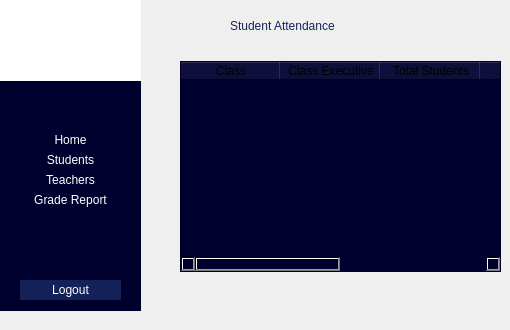
    <widget class="QWidget" name="pageMarkStudentAttendance">
     <widget class="QFrame" name="frame_16">
      <property name="geometry">
       <rect>
        <x>0</x>
        <y>-10</y>
        <width>141</width>
        <height>321</height>
       </rect>
      </property>
      <property name="styleSheet">
       <string notr="true">background-color: rgb(0, 0, 47);</string>
      </property>
      <property name="frameShape">
       <enum>QFrame::Shape::StyledPanel</enum>
      </property>
      <property name="frameShadow">
       <enum>QFrame::Shadow::Raised</enum>
      </property>
      <widget class="QPushButton" name="pushButton_20">
       <property name="geometry">
        <rect>
         <x>20</x>
         <y>140</y>
         <width>101</width>
         <height>20</height>
        </rect>
       </property>
       <property name="styleSheet">
        <string notr="true">border-radius:0px;
color:white;
font: 700 10pt &quot;Calibri&quot;;
</string>
       </property>
       <property name="text">
        <string>Home</string>
       </property>
      </widget>
      <widget class="QPushButton" name="pushButton_38">
       <property name="geometry">
        <rect>
         <x>20</x>
         <y>200</y>
         <width>101</width>
         <height>20</height>
        </rect>
       </property>
       <property name="styleSheet">
        <string notr="true">border-radius:0px;
color:white;
font: 700 10pt &quot;Calibri&quot;;
</string>
       </property>
       <property name="text">
        <string>Grade Report</string>
       </property>
      </widget>
      <widget class="QPushButton" name="pushButton_39">
       <property name="geometry">
        <rect>
         <x>20</x>
         <y>290</y>
         <width>101</width>
         <height>20</height>
        </rect>
       </property>
       <property name="styleSheet">
        <string notr="true">background-color: rgb(21, 34, 89,255);
color:white;
font: 700 10pt &quot;Calibri&quot;;
border-color: rgb(21, 34, 89);
border-radius:0;
border-style:none;</string>
       </property>
       <property name="text">
        <string>Logout</string>
       </property>
      </widget>
      <widget class="QLabel" name="label_53">
       <property name="geometry">
        <rect>
         <x>0</x>
         <y>0</y>
         <width>141</width>
         <height>91</height>
        </rect>
       </property>
       <property name="styleSheet">
        <string notr="true">background-color: rgb(255, 255, 255);</string>
       </property>
       <property name="text">
        <string/>
       </property>
       <property name="pixmap">
        <pixmap resource="school-logo.qrc">:/school-logo/new/prefix1/images/School Logo.jpeg</pixmap>
       </property>
       <property name="scaledContents">
        <bool>true</bool>
       </property>
      </widget>
      <widget class="QPushButton" name="pushButton_40">
       <property name="geometry">
        <rect>
         <x>20</x>
         <y>160</y>
         <width>101</width>
         <height>20</height>
        </rect>
       </property>
       <property name="styleSheet">
        <string notr="true">border-radius:0px;
color:white;
font: 700 10pt &quot;Calibri&quot;;
</string>
       </property>
       <property name="text">
        <string>Students</string>
       </property>
      </widget>
      <widget class="QPushButton" name="pushButton_41">
       <property name="geometry">
        <rect>
         <x>20</x>
         <y>180</y>
         <width>101</width>
         <height>20</height>
        </rect>
       </property>
       <property name="styleSheet">
        <string notr="true">border-radius:0px;
color:white;
font: 700 10pt &quot;Calibri&quot;;
</string>
       </property>
       <property name="text">
        <string>Teachers</string>
       </property>
      </widget>
     </widget>
     <widget class="QTableWidget" name="tableWidget_3">
      <property name="geometry">
       <rect>
        <x>180</x>
        <y>61</y>
        <width>321</width>
        <height>211</height>
       </rect>
      </property>
      <property name="styleSheet">
       <string notr="true">background-color: rgb(0, 0, 47);</string>
      </property>
      <column>
       <property name="text">
        <string>Class</string>
       </property>
      </column>
      <column>
       <property name="text">
        <string>Class Executive</string>
       </property>
      </column>
      <column>
       <property name="text">
        <string>Total Students</string>
       </property>
      </column>
      <column>
       <property name="text">
        <string>Present</string>
       </property>
      </column>
      <column>
       <property name="text">
        <string>Absent</string>
       </property>
      </column>
      <column>
       <property name="text">
        <string>Leave</string>
       </property>
      </column>
     </widget>
     <widget class="QLabel" name="label_18">
      <property name="geometry">
       <rect>
        <x>230</x>
        <y>10</y>
        <width>231</width>
        <height>31</height>
       </rect>
      </property>
      <property name="styleSheet">
       <string notr="true">color:rgba(21,34,89,255);
font: 700 20pt &quot;Calibri&quot;;
border-width:0px;
border-style:none;
qproperty-alignment:AlignCenter;</string>
      </property>
      <property name="text">
       <string>Student Attendance</string>
      </property>
     </widget>
    </widget>
